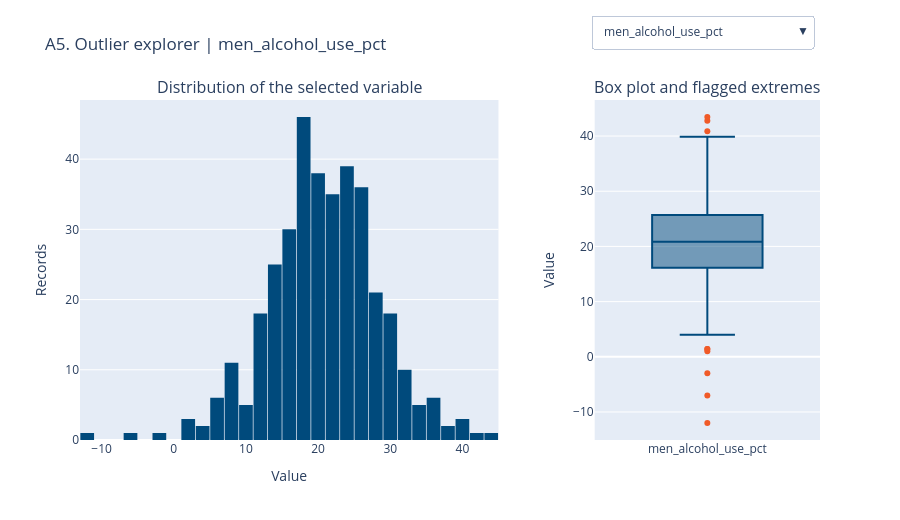

The cell this chart's notebook holds for it:
### Markdown cell above
## 6. AUDIT E: Outlier detection and responsible treatment

**An outlier is not always an error.** It may indicate a data-entry mistake, a true but uncommon setting, or the early signal of a public health problem.

- Use the familiar **interquartile range** (IQR) rule to flag suspicious extremes for review: outside Q1 − 1.5×IQR to Q3 + 1.5×IQR.
- Do **not** automatically delete all flagged observations.
- Our synthetic impossible values become `NaN` using explicit bounds; later, plausible extreme *predictors* can be gently capped with limits learned **inside training folds** to reduce leverage.

**Interactive exercise:** Select a variable in the dropdown. Hover over the points on the box plot and bins in the histogram.

### Code cell
OUTLIER_VIEW = [
 'men_alcohol_use_pct','women_primary_education_pct',
 'women_age_at_first_sex_years','women_hiv_results_received_pct','other_indicator_01'
]
fig = make_subplots(rows=1,cols=2,
 subplot_titles=('Distribution of the selected variable','Box plot and flagged extremes'),
 column_widths=[.65,.35],horizontal_spacing=.13)
for j,col in enumerate(OUTLIER_VIEW):
    values=work[col].dropna().astype(float)
    fig.add_trace(go.Histogram(x=values,nbinsx=28,marker_color=BLUE,
         name=col,showlegend=False, visible=(j==0),
         hovertemplate='Value bin: %{x}<br>Count: %{y}<extra></extra>'),row=1,col=1)
    fig.add_trace(go.Box(y=values,boxpoints='outliers',marker_color=CORAL,
         line_color=BLUE,name=col,showlegend=False,visible=(j==0),
         hovertemplate='Value: %{y:.2f}<extra></extra>'),row=1,col=2)
buttons=[]
for j,col in enumerate(OUTLIER_VIEW):
    visibility=[False]*(2*len(OUTLIER_VIEW))
    visibility[2*j]=visibility[2*j+1]=True
    buttons.append(dict(label=col, method='update',args=[{'visible':visibility},
        {'title':f'A5. Outlier explorer | {col}'}]))
fig.update_layout(height=520,title=f'A5. Outlier explorer | {OUTLIER_VIEW[0]}',
 updatemenus=[dict(type='dropdown',x=.99,y=1.25,direction='down',buttons=buttons)],
 bargap=.05)
fig.update_xaxes(title_text='Value',row=1,col=1)
fig.update_yaxes(title_text='Records',row=1,col=1)
fig.update_yaxes(title_text='Value',row=1,col=2)
fig.show()

flags=[]
for col in OUTLIER_VIEW:
    s=work[col].dropna().astype(float)
    q1,q3=s.quantile([.25,.75]); iqr=q3-q1
    flags.append({'variable':col,'IQR_outlier_flags':int(((s<q1-1.5*iqr)|(s>q3+1.5*iqr)).sum()),
                 'valid_observations':len(s)})
display(pd.DataFrame(flags))
print('INTERPRET: A box-plot point is a flag for examination, not a license to discard it.')

### Figure 1 — Plotly figure (JSON) as saved in the notebook; plotly's stock layout.template omitted (floating-point values rounded to 4 significant figures; data arrays with more than 128 entries replaced by an {"elided": "..."} marker saying what was removed)
{"data": [{"hovertemplate": "Value bin: %{x}<br>Count: %{y}<extra></extra>", "marker": {"color": "#004A7C"}, "name": "men_alcohol_use_pct", "nbinsx": 28, "showlegend": false, "type": "histogram", "visible": true, "x": {"elided": "364 float values"}, "xaxis": "x", "yaxis": "y"}, {"boxpoints": "outliers", "hovertemplate": "Value: %{y:.2f}<extra></extra>", "line": {"color": "#004A7C"}, "marker": {"color": "#F05A28"}, "name": "men_alcohol_use_pct", "showlegend": false, "type": "box", "visible": true, "xaxis": "x2", "y": {"elided": "364 float values"}, "yaxis": "y2"}, {"hovertemplate": "Value bin: %{x}<br>Count: %{y}<extra></extra>", "marker": {"color": "#004A7C"}, "name": "women_primary_education_pct", "nbinsx": 28, "showlegend": false, "type": "histogram", "visible": false, "x": {"elided": "364 float values"}, "xaxis": "x", "yaxis": "y"}, {"boxpoints": "outliers", "hovertemplate": "Value: %{y:.2f}<extra></extra>", "line": {"color": "#004A7C"}, "marker": {"color": "#F05A28"}, "name": "women_primary_education_pct", "showlegend": false, "type": "box", "visible": false, "xaxis": "x2", "y": {"elided": "364 float values"}, "yaxis": "y2"}, {"hovertemplate": "Value bin: %{x}<br>Count: %{y}<extra></extra>", "marker": {"color": "#004A7C"}, "name": "women_age_at_first_sex_years", "nbinsx": 28, "showlegend": false, "type": "histogram", "visible": false, "x": {"elided": "370 float values"}, "xaxis": "x", "yaxis": "y"}, {"boxpoints": "outliers", "hovertemplate": "Value: %{y:.2f}<extra></extra>", "line": {"color": "#004A7C"}, "marker": {"color": "#F05A28"}, "name": "women_age_at_first_sex_years", "showlegend": false, "type": "box", "visible": false, "xaxis": "x2", "y": {"elided": "370 float values"}, "yaxis": "y2"}, {"hovertemplate": "Value bin: %{x}<br>Count: %{y}<extra></extra>", "marker": {"color": "#004A7C"}, "name": "women_hiv_results_received_pct", "nbinsx": 28, "showlegend": false, "type": "histogram", "visible": false, "x": {"elided": "363 float values"}, "xaxis": "x", "yaxis": "y"}, {"boxpoints": "outliers", "hovertemplate": "Value: %{y:.2f}<extra></extra>", "line": {"color": "#004A7C"}, "marker": {"color": "#F05A28"}, "name": "women_hiv_results_received_pct", "showlegend": false, "type": "box", "visible": false, "xaxis": "x2", "y": {"elided": "363 float values"}, "yaxis": "y2"}, {"hovertemplate": "Value bin: %{x}<br>Count: %{y}<extra></extra>", "marker": {"color": "#004A7C"}, "name": "other_indicator_01", "nbinsx": 28, "showlegend": false, "type": "histogram", "visible": false, "x": {"elided": "380 float values"}, "xaxis": "x", "yaxis": "y"}, {"boxpoints": "outliers", "hovertemplate": "Value: %{y:.2f}<extra></extra>", "line": {"color": "#004A7C"}, "marker": {"color": "#F05A28"}, "name": "other_indicator_01", "showlegend": false, "type": "box", "visible": false, "xaxis": "x2", "y": {"elided": "380 float values"}, "yaxis": "y2"}], "layout": {"annotations": [{"font": {"size": 16}, "showarrow": false, "text": "Distribution of the selected variable", "x": 0.2828, "xanchor": "center", "xref": "paper", "y": 1.0, "yanchor": "bottom", "yref": "paper"}, {"font": {"size": 16}, "showarrow": false, "text": "Box plot and flagged extremes", "x": 0.8478, "xanchor": "center", "xref": "paper", "y": 1.0, "yanchor": "bottom", "yref": "paper"}], "bargap": 0.05, "height": 520, "title": {"text": "A5. Outlier explorer | men_alcohol_use_pct"}, "updatemenus": [{"buttons": [{"args": [{"visible": [true, true, false, false, false, false, false, false, false, false]}, {"title": "A5. Outlier explorer | men_alcohol_use_pct"}], "label": "men_alcohol_use_pct", "method": "update"}, {"args": [{"visible": [false, false, true, true, false, false, false, false, false, false]}, {"title": "A5. Outlier explorer | women_primary_education_pct"}], "label": "women_primary_education_pct", "method": "update"}, {"args": [{"visible": [false, false, false, false, true, true, false, false, false, false]}, {"title": "A5. Outlier explorer | women_age_at_first_sex_years"}], "label": "women_age_at_first_sex_years", "method": "update"}, {"args": [{"visible": [false, false, false, false, false, false, true, true, false, false]}, {"title": "A5. Outlier explorer | women_hiv_results_received_pct"}], "label": "women_hiv_results_received_pct", "method": "update"}, {"args": [{"visible": [false, false, false, false, false, false, false, false, true, true]}, {"title": "A5. Outlier explorer | other_indicator_01"}], "label": "other_indicator_01", "method": "update"}], "direction": "down", "type": "dropdown", "x": 0.99, "y": 1.25}], "xaxis": {"anchor": "y", "domain": [0.0, 0.5655], "title": {"text": "Value"}}, "xaxis2": {"anchor": "y2", "domain": [0.6955, 1.0]}, "yaxis": {"anchor": "x", "domain": [0.0, 1.0], "title": {"text": "Records"}}, "yaxis2": {"anchor": "x2", "domain": [0.0, 1.0], "title": {"text": "Value"}}}}
